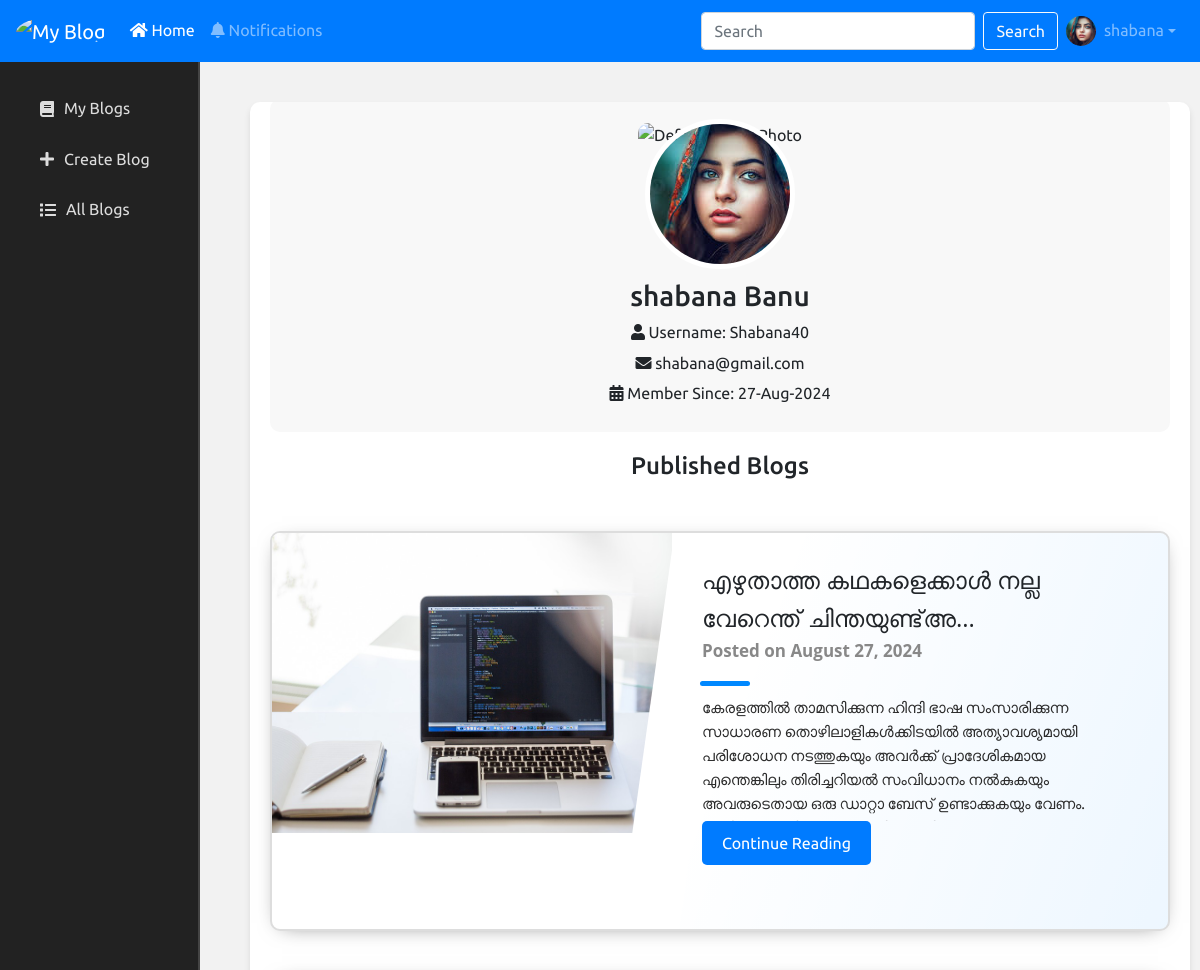
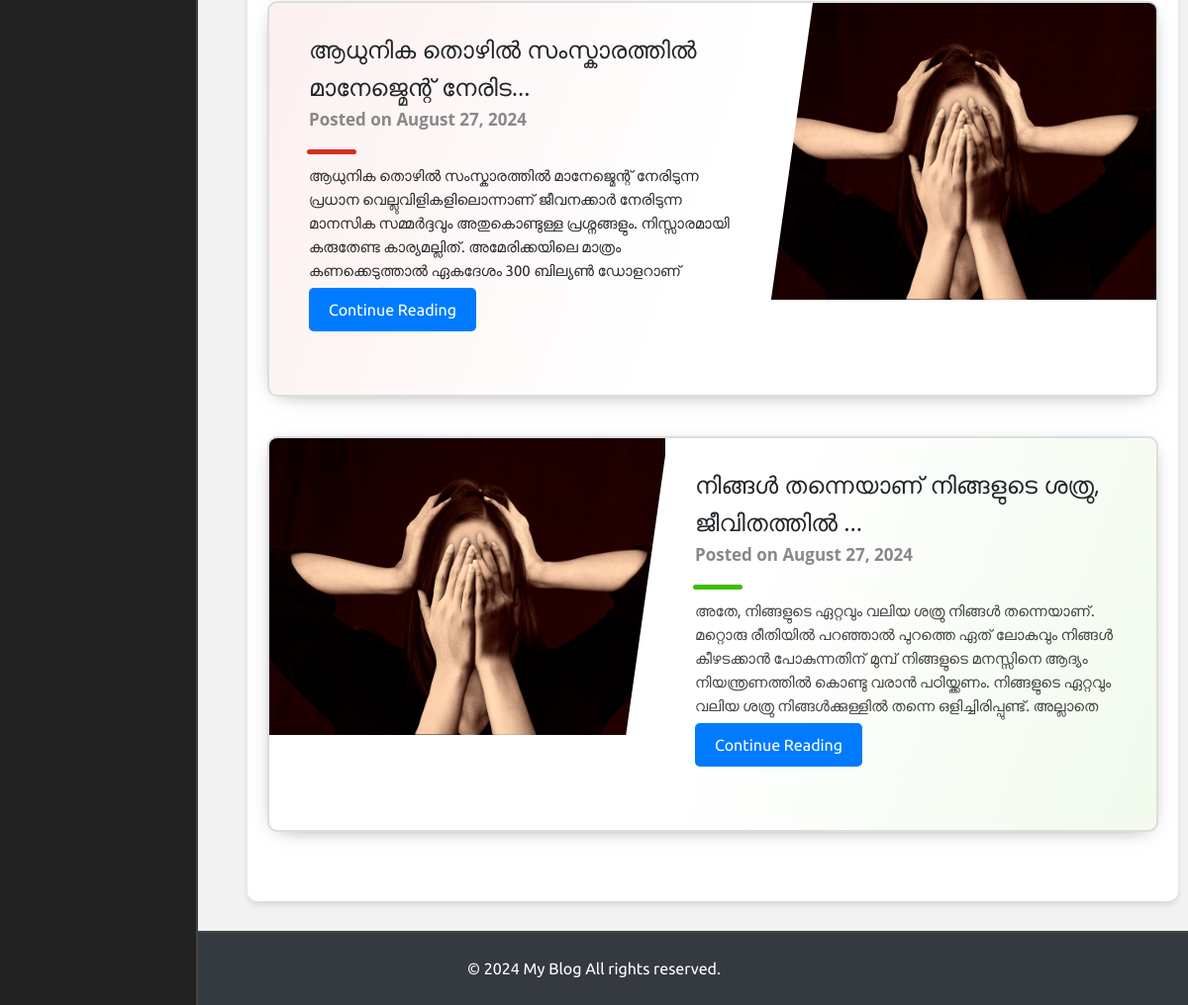
The page /user/profile/1/ (signed in) on the database its author committed (2 pictures, top to bottom).
### userpanel/models.py (models this page shows, shortened)
class User_Table(models.Model):
    user = models.OneToOneField(User, on_delete=models.CASCADE)
    phone = models.CharField(max_length=15)
    profile_image = models.ImageField(upload_to='profile_images/', blank=True, null=True)
    cover_photo = models.ImageField(upload_to='cover_photos/', blank=True, null=True)
    id_proof = models.ImageField(upload_to='id_proofs/', blank=True, null=True)
    profile_description = models.TextField(blank=True, null=True)
    is_blocked = models.BooleanField(default=False)  # Add this field

class Blog(models.Model):
    STATUS_CHOICES = [
        ('draft', 'Draft'),
        ('published', 'Published'),
    ]
    title = models.CharField(max_length=100)
    content = models.TextField()
    blog_image = models.ImageField(upload_to='blog_images/', blank=True, null=True)
    author = models.ForeignKey(User, on_delete=models.CASCADE)
    created_at = models.DateTimeField(auto_now_add=True)
    updated_at = models.DateTimeField(auto_now=True)
    status = models.CharField(max_length=20, choices=STATUS_CHOICES, default='draft')

### userpanel/views.py (the view)
# urls.py: path('profile/<int:user_id>/', view_user_profile, name='view_user_profile'),
@login_required(login_url='/404/')
def view_user_profile(request, user_id):
    user_profile = get_object_or_404(User_Table, user__id=user_id)
    blogs = Blog.objects.filter(author=user_profile.user, status='published').order_by('-created_at')
    return render(request, 'userpanel/view_profile.html', {'User_profile': user_profile, 'blogs': blogs})

### userpanel/templates/userpanel/view_profile.html (shortened to what this page needs)
{% extends 'userpanel/user_base.html' %}
{% load static %}
{% block custom_css %}
<link rel="stylesheet" href="{% static 'assets/css/userpanel/view_profile.css' %}">
{% endblock %}
{% block content %}
<div class="content-wrapper">
    <div class="profile-container">
        <div class="profile-header">
            <div class="cover-photo">
            </div>
            <div class="profile-info">
                {% if User_profile.profile_image %}
                <img src="{{ User_profile.profile_image.url }}" alt="Profile Picture" class="profile-picture-large">
                {% else %}
                <img src="{% static 'assets/image/default_profile.png' %}" alt="Default Profile Picture" class="profile-picture-large">
                {% endif %}
                <h3>{{ User_profile.user.first_name }} {{ User_profile.user.last_name }}</h3>
                <p class="profile-username"><i class="fas fa-user"></i> Username: {{ User_profile.user.username }}</p>
                <p class="profile-email"><i class="fas fa-envelope"></i> {{ User_profile.user.email }}</p>
                <p class="profile-member-since"><i class="fas fa-calendar-alt"></i> Member Since: {{ User_profile.user.date_joined|date:"d-M-Y" }}</p>
            </div>
        </div>
    </div>
    <div class="blog-container">
        <h3 class="blog-section-title">Published Blogs</h3>
        <div class="projcard-container">
            {% for blog in blogs %}
            <div class="projcard {% cycle 'projcard-blue' 'projcard-red' 'projcard-green' 'projcard-customcolor' %}">
                <div class="projcard-innerbox">
                    {% if blog.blog_image %}
                    <img class="projcard-img" src="{{ blog.blog_image.url }}" alt="{{ blog.title }}">
                    {% else %}
                    <div class="projcard-img" style="background-color: #007bff;"></div>
                    {% endif %}
                    <div class="projcard-textbox">
                        <div class="projcard-title">{{ blog.title|truncatechars:40 }}</div>
                        <div class="projcard-subtitle">
                            <p><strong>Posted on {{ blog.created_at|date:"F j, Y" }}</strong></p>
                        </div>
                        <div class="projcard-bar"></div>
                        <div class="projcard-description">{{ blog.content|safe |truncatechars:275}}</div>
                        <a href="{% url 'view_blog' blog.id %}" class="btn btn-primary">Continue Reading</a>
                    </div>
                </div>
            </div>
            {% endfor %}
        </div>
    </div>
</div>
{% endblock %}

### userpanel/templates/userpanel/user_base.html (shortened to what this page needs)
{% load static %}
<!DOCTYPE html>
<html lang="en">
<head>
    <link rel="stylesheet" href="https://stackpath.bootstrapcdn.com/bootstrap/4.5.2/css/bootstrap.min.css">
    <link rel="stylesheet" href="https://cdnjs.cloudflare.com/ajax/libs/font-awesome/5.15.3/css/all.min.css">
    <link rel="stylesheet" href="{% static 'assets/css/userpanel/userbase.css' %}">
    {% block custom_css %}{% endblock %}
</head>
<body>
    <nav class="navbar navbar-expand-lg navbar-dark bg-primary fixed-top">
        <a class="navbar-brand" href="{% url 'user_home' %}">
            <img src="{% static 'assets/image/logo.png' %}" alt="My Blog" height="30">
        </a>
        <div class="collapse navbar-collapse" id="navbarNav">
            <ul class="navbar-nav mr-auto">
                <li class="nav-item active">
                    <a class="nav-link" href="{% url 'user_home' %}"><i class="fas fa-home"></i> Home</a>
                </li>
                <li class="nav-item">
                    <a class="nav-link" href="#"><i class="fas fa-bell"></i> Notifications</a>
                </li>
            </ul>
            <form class="form-inline my-2 my-lg-0">
                <input class="form-control mr-sm-2" type="search" placeholder="Search" aria-label="Search">
                <button class="btn btn-outline-light my-2 my-sm-0" type="submit">Search</button>
            </form>
        </div>
        <ul class="navbar-nav ml-auto">
            <li class="nav-item dropdown">
                <a class="nav-link dropdown-toggle d-flex align-items-center" href="#" id="navbarDropdown" role="button" data-toggle="dropdown" aria-haspopup="true" aria-expanded="false">
                    <img src="{% if request.user.user_table.profile_image %}{{ request.user.user_table.profile_image.url }}{% else %}{% static 'assets/image/default_profile.png' %}{% endif %}" alt="Profile Picture" class="profile-picture" id="profilePicture" style="width: 30px; height: 30px; border-radius: 50%;">
                    <span class="ml-2">{{ request.user.first_name }}</span>
                </a>
            </li>
        </ul>
    </nav>
    <div class="container-fluid mt-5 pt-4">
        <div class="row">
            <nav id="sidebar-left" class="col-md-2 d-md-block sidebar">
                <div class="sidebar-inner">
                    <div class="sidebar-sticky">
                        <ul class="nav flex-column">
                            <li class="nav-item">
                                <a class="nav-link" href="{% url 'my_blog' %}">
                                    <i class="fas fa-book"></i> My Blogs
                                </a>
                            </li>
                            <li class="nav-item">
                                <a class="nav-link" href="{% url 'add_blog' %}">
                                    <i class="fas fa-plus"></i> Create Blog
                                </a>
                            </li>
                            <li class="nav-item">
                                <a class="nav-link" href="{% url 'user_blog_list' %}">
                                    <i class="fas fa-list"></i> All Blogs
                                </a>
                            </li>
                        </ul>
                    </div>
                </div>
            </nav>
            <main role="main" class="col-md-10 main-content">
                {% block content %}{% endblock %}
            </main>
        </div>
    </div>
    <footer class="text-center py-4 bg-dark text-white" style="width: 100%;">
        <div style="display: flex; justify-content: center;">
            <p>&copy; 2024 My Blog All rights reserved.</p>
        </div>
    </footer>
</body>
</html>

### static/assets/css/userpanel/userbase.css (style rules this page uses)
body { font-family: 'Ubuntu', sans-serif; line-height: 1.6; margin: 0; padding: 0; background-color: #f2f2f2; min-height: 100vh; display: flex; flex-direction: column; }
.container-fluid { flex: 1; }
.navbar { background-color: #007bff; position: fixed; }
.navbar .profile-picture { border-radius: 50%; width: 30px; height: 30px; object-fit: cover; }
#sidebar-left { position: fixed; top: 56px; left: 0; width: 220px; height: calc(100% - 56px); overflow-y: auto; background-color: #222; color: #fff; padding-top: 20px; border-right: 2px solid #444; transition: width 0.3s, padding 0.3s, font-size 0.3s; }
#sidebar-left .sidebar-inner { padding: 10px; }
#sidebar-left .nav-link { color: #ddd; padding: 10px 15px; margin-bottom: 5px; border-radius: 4px; display: flex; align-items: center; transition: padding 0.3s, font-size 0.3s; }
#sidebar-left .nav-link i { margin-right: 10px; }
.main-content { margin-left: 220px; padding: 10px; display: flex; justify-content: center; align-items: center; transition: margin-left 0.3s ease-in-out; }
.content-wrapper { background-color: #fff; padding: 20px; border-radius: 8px; box-shadow: 0 2px 4px rgba(0, 0, 0, 0.1); width: 100%; max-width: 750px; margin: auto; transition: padding 0.3s ease-in-out, width 0.3s ease-in-out; overflow: auto; }
footer { background-color: #222; color: #ddd; padding: 20px 0; width: 100%; border-top: 2px solid #444; margin-top: auto; }
footer p { margin: 0; font-size: 1rem; }
.navbar .profile-picture, .navbar-brand img { border-radius: 50%; width: 30px; height: 30px; object-fit: cover; }

### rows shown on the page
User_Table: profile_image (picture), user.first_name "shabana", user.last_name "Banu", user.username "Shabana40", user.email "shabana@gmail.com", user.date_joined "27-Aug-2024"
Blog: blog_image (picture), title "എഴുതാത്ത കഥകളെക്കാള്‍ നല്ല വേറെന്ത് ചിന്തയുണ്ട്അ…", created_at "August 27, 2024", content "കേരളത്തിൽ താമസിക്കുന്ന ഹിന്ദി ഭാഷ സംസാരിക്കുന്ന സാധാരണ തൊഴിലാളികൾക്കിടയിൽ അത്യാവശ്യമായി പരിശോധന നടത്തുകയും അവർക്ക് പ്രാദേശികമായ എന്തെങ്കിലും തിരിച്ചറിയൽ സംവിധാനം നൽകുകയും അവരുടെതായ ഒരു ഡാറ്റാ ബേസ് ഉണ്ടാക്കുകയും വേണം.…"
Blog: blog_image (picture), title "ആധുനിക തൊഴിൽ സംസ്കാരത്തിൽ മാനേജ്മെന്റ് നേരിട…", created_at "August 27, 2024", content "ആധുനിക തൊഴിൽ സംസ്കാരത്തിൽ മാനേജ്മെന്റ് നേരിടുന്ന പ്രധാന വെല്ലുവിളികളിലൊന്നാണ് ജീവനക്കാർ നേരിടുന്ന മാനസിക സമ്മർദ്ദവും അതുകൊണ്ടുള്ള പ്രശ്നങ്ങളും. നിസ്സാരമായി കരുതേണ്ട കാര്യമല്ലിത്. അമേരിക്കയിലെ മാത്രം കണക്കെടുത്താൽ ഏകദേശം 300 ബില്യൺ ഡോളറാണ്…"
Blog: blog_image (picture), title "നിങ്ങൾ തന്നെയാണ് നിങ്ങളുടെ ശത്രു, ജീവിതത്തിൽ …", created_at "August 27, 2024", content "അതേ, നിങ്ങളുടെ ഏറ്റവും വലിയ ശത്രു നിങ്ങൾ തന്നെയാണ്. മറ്റൊരു രീതിയിൽ പറഞ്ഞാൽ പുറത്തെ ഏത് ലോകവും നിങ്ങൾ കീഴടക്കാൻ പോകുന്നതിന് മുമ്പ് നിങ്ങളുടെ മനസ്സിനെ ആദ്യം നിയന്ത്രണത്തിൽ കൊണ്ടു വരാൻ പഠിയ്ക്കണം. നിങ്ങളുടെ ഏറ്റവും വലിയ ശത്രു നിങ്ങൾക്കുള്ളിൽ തന്നെ ഒളിച്ചിരിപ്പുണ്ട്. അല്ലാതെ…"

### other values the page prints
{{ request.user.first_name }} "shabana"
